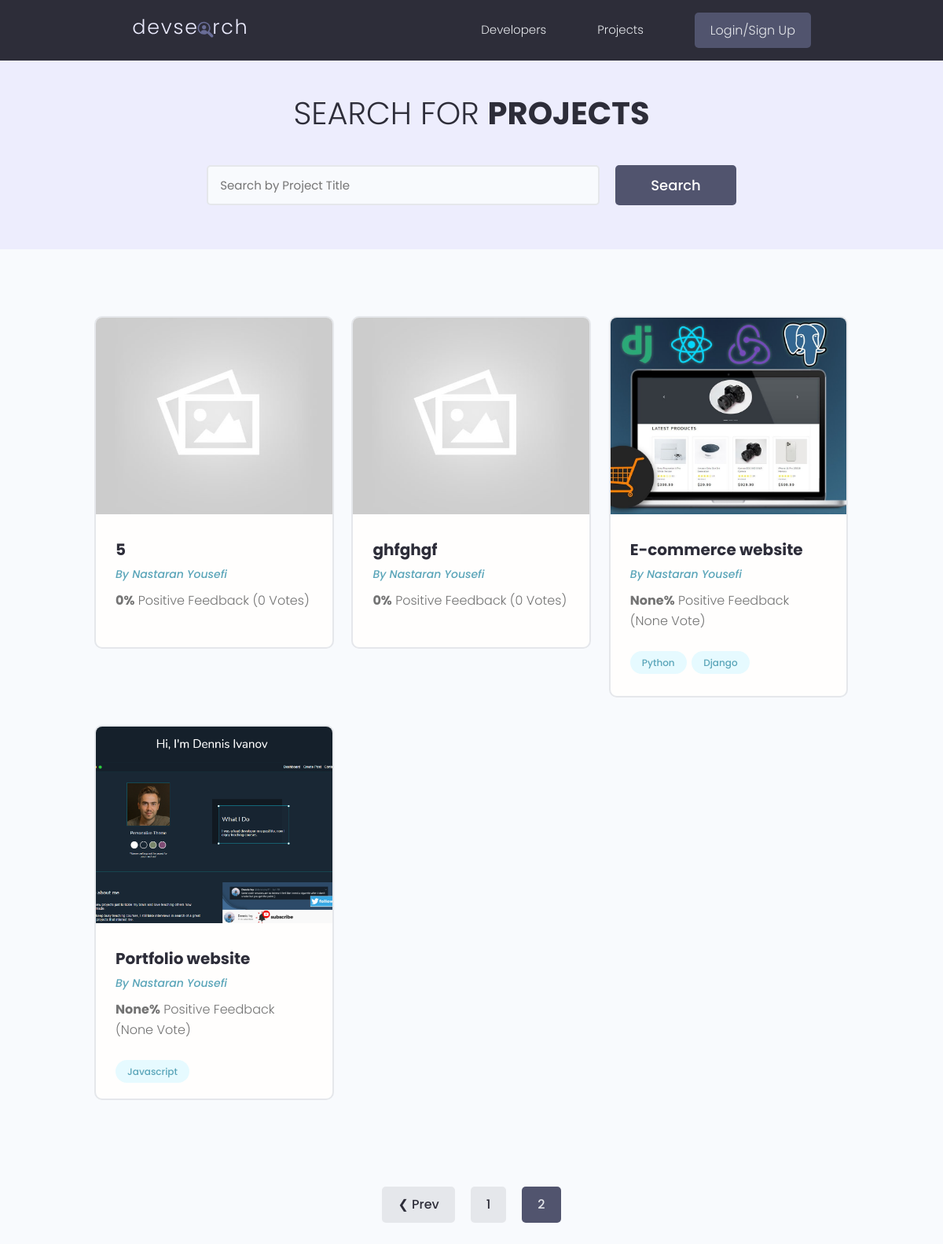
The page /projects/?page=2 on the database as committed earlier.
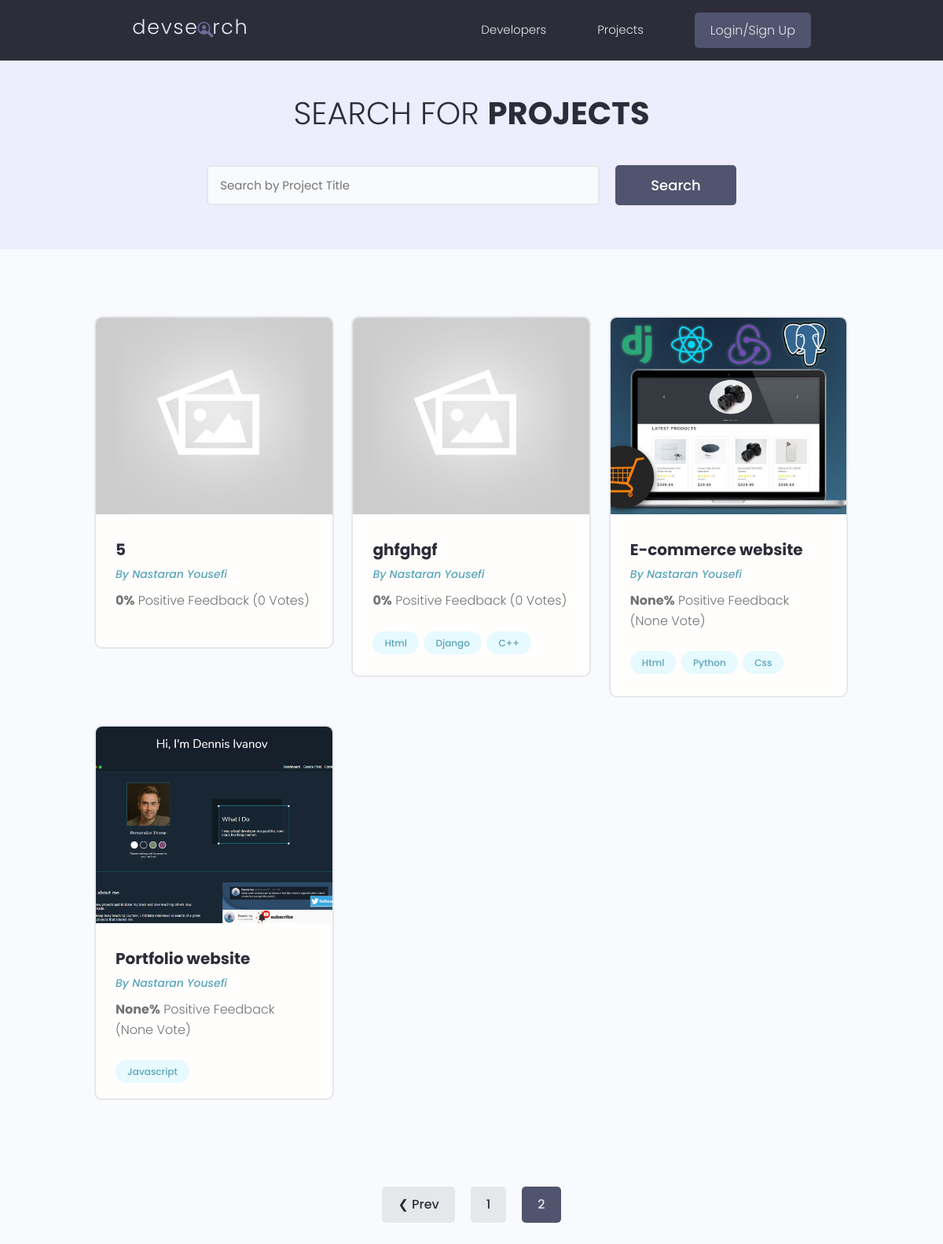
The same page on the database as committed later.
### projects/models.py (models this page shows, shortened)
class Project(models.Model):
    owner = models.ForeignKey(Profile, on_delete=models.CASCADE, null=True, blank=True)
    title = models.CharField(max_length=200)
    description = models.TextField(null=True, blank=True)
    featured_image = models.ImageField(null=True, blank=True, default='project_cover/default.jpg', upload_to='project_cover/')
    demo_link = models.CharField(max_length=2000, null=True, blank=True)
    source_code = models.CharField(max_length=2000, null=True, blank=True)
    tags = models.ManyToManyField('Tag', blank=True)
    vote_total = models.IntegerField(default=0, null=True, blank=True)
    vote_ratio = models.IntegerField(default=0, null=True, blank=True)
    created = models.DateTimeField(auto_now_add=True)
    id = models.UUIDField(default=uuid.uuid4, unique=True, editable=False, primary_key=True)
    class Meta:
        ordering = ['-vote_ratio', '-vote_total']
    @property
    def image_URL(self):
        try:
            url = self.featured_image.url
        except:
            url = 'http://127.0.0.1:8000/images/project_cover/default.jpg'
        return url

class Tag(models.Model):
    name = models.CharField(max_length=100)
    created = models.DateTimeField(auto_now_add=True)
    id = models.UUIDField(default=uuid.uuid4, unique=True, editable=False, primary_key=True)

### users/models.py (models this page shows, shortened)
class Profile(models.Model):
    user = models.OneToOneField(User, on_delete=models.CASCADE, null=True, blank=True)
    name = models.CharField(max_length=250, null=True, blank=True)
    username = models.CharField(max_length=250, null=True, blank=True)
    email = models.EmailField(max_length=500, blank=True, null=True)
    short_intro = models.CharField(max_length=200, blank=True, null=True)
    bio = models.TextField(blank=True, null=True)
    location = models.CharField(max_length=200, blank=True, null=True)
    profile_image = models.ImageField(blank=True, null=True, upload_to='profiles/',
                         default='profiles/user-default.png')
    social_github = models.CharField(max_length=500, blank=True, null=True)
    social_linkedin = models.CharField(max_length=500, blank=True, null=True)
    social_website = models.CharField(max_length=500, blank=True, null=True)
    social_twitter = models.CharField(max_length=500, blank=True, null=True)
    created = models.DateTimeField(auto_now_add=True)
    id = models.UUIDField(default=uuid.uuid4, unique=True, editable=False, primary_key=True)

### projects/views.py (the view)
# urls.py: path('projects/', views.get_projects),
def projects(request):
    search_query, projects = search_projects(request)
    page = request.GET.get('page', 1)
    results = 6
    paginator = Paginator(projects, results)
    try:
        projects = paginator.page(page)
    except EmptyPage:
        if int(page) <= 0:
            projects = paginator.page(1)
        else:
            projects = paginator.page(paginator.num_pages)
    except PageNotAnInteger:
        projects = paginator.page(1)
    context = {
        'projects' : projects,
        'search_query' : search_query,
    }
    return render(request, 'projects/projects.html', context)

### projects/utils.py (called while the page is built)
def search_projects(request):
    search_query = request.GET.get('q') or ''
    projects = Project.objects.distinct().filter(
        Q(title__icontains=search_query) |
        Q(description__icontains=search_query) |
        Q(owner__name__icontains=search_query) |
        Q(tags__name__icontains=search_query)
    )
    return search_query, projects

### projects/templates/projects/projects.html (shortened to what this page needs)
{% extends 'main.html' %}
{% block content %}
  <main class="projects">
    <section class="hero-section text-center">
      <div class="container container--narrow">
        <div class="hero-section__box">
          <h2>Search for <span>Projects</span></h2>
        </div>
        <div class="hero-section__search">
          <form id="searchForm" class="form" action="{% url 'projects' %}" method="get">
            <div class="form__field">
              <input class="input input--text" id="formInput#search" value="{{ search_query }}" type="text"  name="q"
                placeholder="Search by Project Title" />
            </div>
            <input class="btn btn--sub btn--lg" type="submit" value="Search" />
          </form>
        </div>
      </div>
    </section>
    <section class="projectsList">
      <div class="container">
        <div class="grid grid--three">
        {% for project in projects %}
          <div class="column">
            <div class="card project">
              <a href="{% url 'project' project.id %}" class="project">
                <img class="project__thumbnail" src="{{ project.image_URL }}" alt="{{ project.title }}" />
                <div class="card__body">
                  <h3 class="project__title">{{ project.title }}</h3>
                  <p><a class="project__author" href="{% url 'user-profile' project.owner.pk %}">By {{project.owner.name|title}}</a></p>
                  <p class="project--rating">
                    <span style="font-weight: bold;">{{ project.vote_ratio }}%</span> Positive
                    Feedback ({{ project.vote_total }} Vote{{ project.vote_total|pluralize:'s' }})
                  </p>
                  <div class="project__tags">
                    {% for tag in project.tags.all|slice:'3' %}
                    <span class="tag tag--pill tag--main">
                      <small>{{ tag.name|title }}</small>
                    </span>
                    {% endfor %}
                  </div>
                </div>
              </a>
            </div>
          </div>
        {% endfor %}
        </div>
      </div>
    </section>
    {% include 'pagination.html' with query_set=projects %}
  </main>
{% endblock %}

Rows that differ between the two databases and show on the page:
changed Project "ghfghgf": gains Tag (name "Html"); gains Tag (name "Django")
added Tag: name "C++", shown under Project "ghfghgf"
changed Project "E-commerce website": gains Tag (name "Css"); loses Tag (name "Django")
added Tag: name "Html", shown under Project "E-commerce website"
